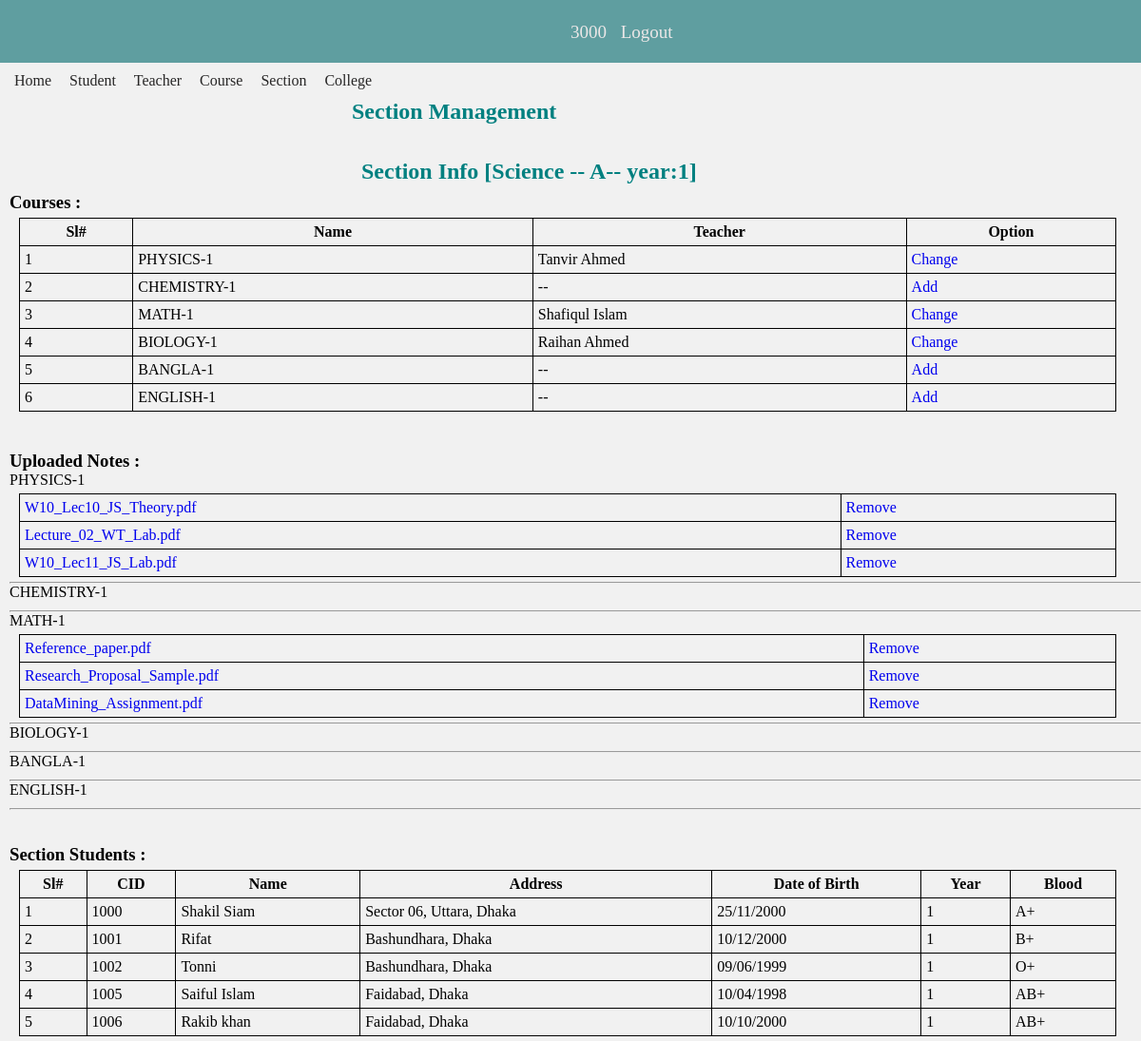
Screenshot of /view/sectionView.php?id=1&sec=A&dept=Science (signed in) with the database file from the repository.
### tables this page shows
CREATE TABLE `sections` (
  `id` int(9) NOT NULL,
  `department_id` int(9) NOT NULL,
  `name` varchar(50) NOT NULL,
  `year` int(20) NOT NULL,
  `session` varchar(100) NOT NULL
);

CREATE TABLE `courses` (
  `id` int(11) NOT NULL,
  `name` varchar(100) NOT NULL,
  `department_id` int(11) NOT NULL,
  `year` int(11) NOT NULL
);

CREATE TABLE `teachers` (
  `id` int(9) NOT NULL,
  `cid` int(9) NOT NULL,
  `name` varchar(50) NOT NULL,
  `department_id` int(11) NOT NULL,
  `password` varchar(100) NOT NULL,
  `address` varchar(100) NOT NULL,
  `created` timestamp NOT NULL DEFAULT current_timestamp()
);

CREATE TABLE `notes` (
  `id` int(9) NOT NULL,
  `section_id` int(9) NOT NULL,
  `course_id` int(9) NOT NULL,
  `file_name` varchar(500) NOT NULL
);

CREATE TABLE `students` (
  `id` int(9) NOT NULL,
  `cid` int(9) NOT NULL,
  `name` varchar(50) NOT NULL,
  `department_id` int(9) NOT NULL,
  `address` varchar(80) NOT NULL,
  `dob` varchar(12) NOT NULL,
  `year` int(3) NOT NULL,
  `blood` varchar(10) NOT NULL,
  `password` varchar(25) NOT NULL,
  `section_id` int(9) DEFAULT NULL,
  `created` timestamp NOT NULL DEFAULT current_timestamp()
);

### models/db_config.php (called while the page is built, shortened)
<?php
	$db_server="localhost";
	$db_uname="root";
	$db_pass="";
	$db_name="college_portal_db";
	function get($query){
		global $db_server,$db_uname,$db_pass,$db_name;
		$conn = mysqli_connect($db_server,$db_uname,$db_pass,$db_name);
		$data = array();
		if($conn){
			$result = mysqli_query($conn,$query);
			while($row = mysqli_fetch_assoc($result)){
				$data[] = $row;
			}
		}
		return $data;
	}
?>

### controllers/sectionController.php (called while the page is built, shortened)
<?php
     require_once "../models/db_config.php";
function  getYearBySectionId($id){
    $query = "select year from sections where id=$id";
    $rs =  get($query);
    return $rs[0]["year"];
}
function getCoursesByDeptYear($dptName,$year){
    $dId = getdepartmentIdByName($dptName);
    $query="select * from courses where department_id=$dId and year=$year";
    $rs=get($query);
    return $rs;
}
function getdepartmentIdByName($dptName){
    $query="select id from departments where d_name='$dptName'";
    $rs = get($query);
    return $rs[0]["id"];
}
function getCourseTeacher($cId,$secId){
    $query = "select ct.*,t.name from course_teacher ct left join teachers t on ct.teacher_id=t.id WHERE ct.course_id = $cId and ct.section_id = $secId";
    $rs=get($query);
    if($rs){
        return $rs[0];
    }
    else{
        return array("name"=>"--");
    }
}
function getAllStudentsBySectionId($section_id){
    $query = "select * from students where section_id=$section_id";
    $rs = get($query);
    return $rs;
}
function getAllNotes($section_id,$course_id){
    $query="select * from notes where section_id=$section_id and course_id=$course_id";
    $rs = get($query);
    return $rs;
}
function  getCourseIdbyName($name){
    $query = "select * from courses where name = '$name'";
    $rs = get($query);
    $val =  $rs[0];
    return $val["id"];
}
?>

### view/sectionView.php (the view, shortened to what this page needs)
<?php
    include_once "../controllers/sectionController.php";
    $year = getYearBySectionId($_GET["id"]);
    $courses=getCoursesByDeptYear($_GET['dept'],$year);
    $students=getAllStudentsBySectionId($_GET["id"]);
?>
<!DOCTYPE html>
<html lang="en">
<head>
    <link rel="stylesheet" href="./css/style.css">
</head>
<body>
<?php  require_once "./headerDash.php"; ?>
    <div class="main-container">
        <?php  include_once "./adminNav.php"?>
        <div class="home">
            <h2>Section Management</h2>
            <div class="create-btn">
            </div>
            <div class="students-section">
                <h2>Section Info [<?php echo $_GET['dept']." -- ".$_GET['sec']."-- year:".$year;?>]</h2>
                <div>
                    <h3>Courses :</h3>
                    <div>
                        <table>
                            <tr>
                                <th>Sl#</th>
                                <th>Name</th>
                                <th>Teacher</th>
                                <th>Option</th>
                            </tr>
                            <tr>
                                <?php
                                    $i = 1;
                                    foreach($courses as $c){
                                        echo "<tr>";
                                            echo "<td>$i</td>";
                                            echo "<td>".$c["name"]."</td>";
                                            $tech = getCourseTeacher($c["id"],$_GET["id"]);
                                            echo "<td>".$tech["name"]."</td>";
                                            if($tech["name"]=="--"){
                                                echo "<td><a href='assignTeacher.php?dept=".$_GET['dept']."&sec=".$_GET['sec']."&year=".$year."&id=".$_GET["id"]."&cid=".$c["id"]."'>Add</a></td>";
                                            }
                                            else{
                                                echo "<td><a href='assignTeacher.php?dept=".$_GET['dept']."&sec=".$_GET['sec']."&year=".$year."&id=".$_GET["id"]."&cid=".$c["id"]."&tid=".$tech["teacher_id"]."'>Change</a></td>";
                                            }
                                        echo "</tr>";
                                        $i++;
                                    }
                                ?>
                            </tr>
                        </table>
                    </div>
                    <br><br>
                    <div>
                        <h3>Uploaded Notes :</h3>
                        <div>
                            <?php
                                foreach($courses as $c){
                                    echo '<div class="noteContainer">';
                                    echo '<p>'.$c["name"].'</p>';
                                    $course_id=getCourseIdByName($c["name"]);
                                    $notes = getAllNotes($_GET["id"],$course_id);
                                         echo "<table>";
                                        foreach($notes as $n){
                                            echo "<tr>";
                                                echo '<td><a href="'.$_SERVER["REQUEST_URI"]."&dfile=".$n['file_name']."&sub=".$c["name"].'">'.$n['file_name']."</a></td>";
                                                echo "<td><a href=".$_SERVER["REQUEST_URI"]."&delfile=".$n['file_name']."&delfileId=".$n['id']."&sub=".$c["name"].">Remove</a></td>";
                                            echo "</tr>";
                                        }
                                        echo "</table>";
                                    echo '<hr>';
                                    echo '</div>';
                                }
                            ?>
                        </div>
                    </div>
                    <br><br>
                    <h3>Section Students :</h3>
                    <table>
                    <tr>
                        <th>Sl#</th>
                        <th>CID </th>
                        <th>Name</th>
                        <th>Address</th>
                        <th>Date of Birth</th>
                        <th>Year</th>
                        <th>Blood</th>
                    </tr>
                    <tr>
                        <?php
                            $j = 1;
                            foreach($students as $c){
                                echo "<tr>";
                                    echo "<td>$j</td>";
                                    echo "<td>".$c["cid"]."</td>";
                                    echo "<td>".$c["name"]."</td>";
                                    echo "<td>".$c["address"]."</td>";
                                    echo "<td>".$c["dob"]."</td>";
                                    echo "<td>".$c["year"]."</td>";
                                    echo "<td>".$c["blood"]."</td>";
                                echo "</tr>";
                                $j++;
                            }
                        ?>
                    </tr>
                    </table>
                </div>
            </div>
        </div>
    </div>
</body>
</html>

### view/css/style.css (style rules this page uses)
* { margin: 0px; padding: 0px; }
body { background: rgb(241, 241, 241); }
a { text-decoration: none; }
.main-container { background: rgb(241, 241, 241); width: 100%; }
.home h2 { padding-left: 370px; margin-bottom: 8px; color: teal; }
.students-section { padding-left: 10px; margin-top: 20px; }
.create-btn { padding-top: 8px; margin-left: 20px; }

### view/sectionView.php (style rules this page uses)
table, th, td { border: 1px solid black; padding: 5px; }
table { border-collapse: collapse; width: 97%; margin: 5px 10px; }

### rows the page displays
sections: year "1"
courses: name "PHYSICS-1", teachers.name "Tanvir Ahmed"
courses: name "CHEMISTRY-1", name "--"
courses: name "MATH-1", teachers.name "Shafiqul Islam"
courses: name "BIOLOGY-1", teachers.name "Raihan Ahmed"
courses: name "BANGLA-1", name "--"
courses: name "ENGLISH-1", name "--"
notes: file_name "W10_Lec10_JS_Theory.pdf"
notes: file_name "Lecture_02_WT_Lab.pdf"
notes: file_name "W10_Lec11_JS_Lab.pdf"
notes: file_name "Reference_paper.pdf"
notes: file_name "Research_Proposal_Sample.pdf"
notes: file_name "DataMining_Assignment.pdf"
students: cid "1000", name "Shakil Siam", address "Sector 06, Uttara, Dhaka", dob "25/11/2000", year "1", blood "A+"
students: cid "1001", name "Rifat", address "Bashundhara, Dhaka", dob "10/12/2000", year "1", blood "B+"
students: cid "1002", name "Tonni", address "Bashundhara, Dhaka", dob "09/06/1999", year "1", blood "O+"
students: cid "1005", name "Saiful Islam", address "Faidabad, Dhaka", dob "10/04/1998", year "1", blood "AB+"
students: cid "1006", name "Rakib khan", address "Faidabad, Dhaka", dob "10/10/2000", year "1", blood "AB+"

### other values shown
$userName "3000"
$_GET['dept'] "Science"
$_GET['sec'] "A"
